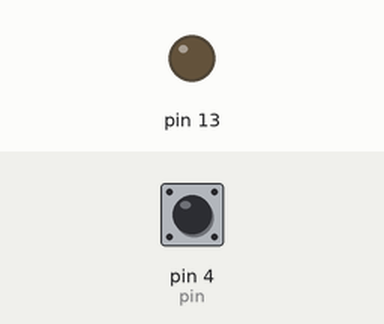
Bench run of a sketch on a simulated Arduino Uno, built with avr-gcc and run on an emulated ATmega328P. On the bench: output pins drawn as LEDs (lit = HIGH). Dashed ring = blinking. Inputs (shaded band) come from the test bench; at power-on: pin 4 (pin) LOW. What the sketch prints to the serial monitor is not drawn.

Above: at 1.2 s.
1.3 s: pin 4 (pin) driven HIGH
At 2.0 s:
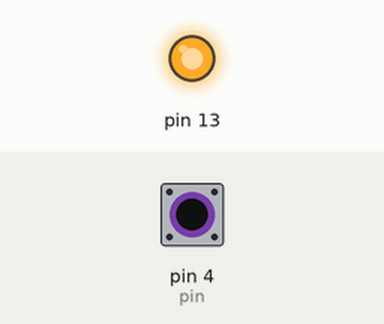
2.8 s: pin 4 (pin) driven LOW
At 3.2 s:
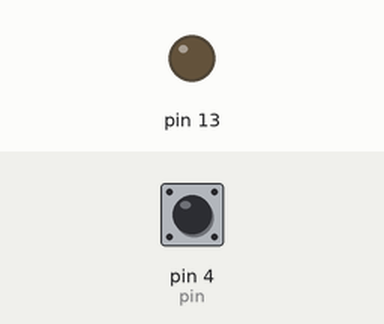
4.3 s: pin 4 (pin) pulsed HIGH 5 times (0.12 s each, 0.3 s apart)
At 4.36 s:
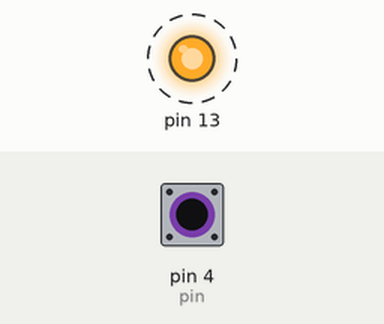
8.8 s: pin 4 (pin) pulsed HIGH 2 times (0.12 s each, 0.3 s apart)
At 10.1 s:
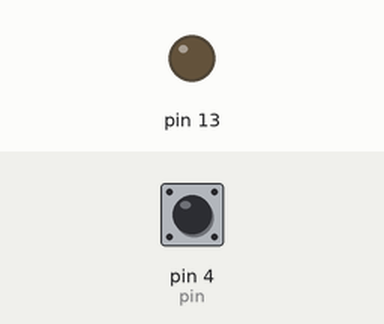
Timing chart, 0 to 11.8 s (numbered marks = the images above; inputs shaded):
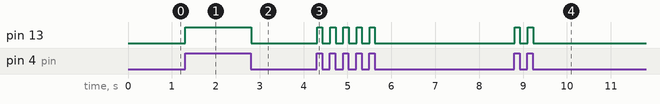

The sketch:

magnet.ino
```cpp
int pin=4;
int doorStatus;
void setup() {
  Serial.begin(9600);
pinMode(4,INPUT);
pinMode(13,OUTPUT);
}

void loop() {
  doorStatus=getDoorStatus(pin);
if(doorStatus==1){
  Serial.println("ON");
  digitalWrite(13,1);
  }
  else{
  Serial.println("OFF");
  digitalWrite(13,0);
}
}
int getDoorStatus(int pin){
  return (int)digitalRead(4);
}
```

Measured:
- after the input at 1.3 s, pin 13: LOW → HIGH at once
- after the input at 2.8 s, pin 13: HIGH → LOW at once
- after the input at 4.3 s, pin 13: alternates HIGH for 0.12 s and LOW for 0.18 s, 10 changes in all, then stays LOW, starting at once
- after the input at 8.8 s, pin 13: alternates HIGH for 0.12 s and LOW for 0.18 s, 4 changes in all, then stays LOW, starting at once
